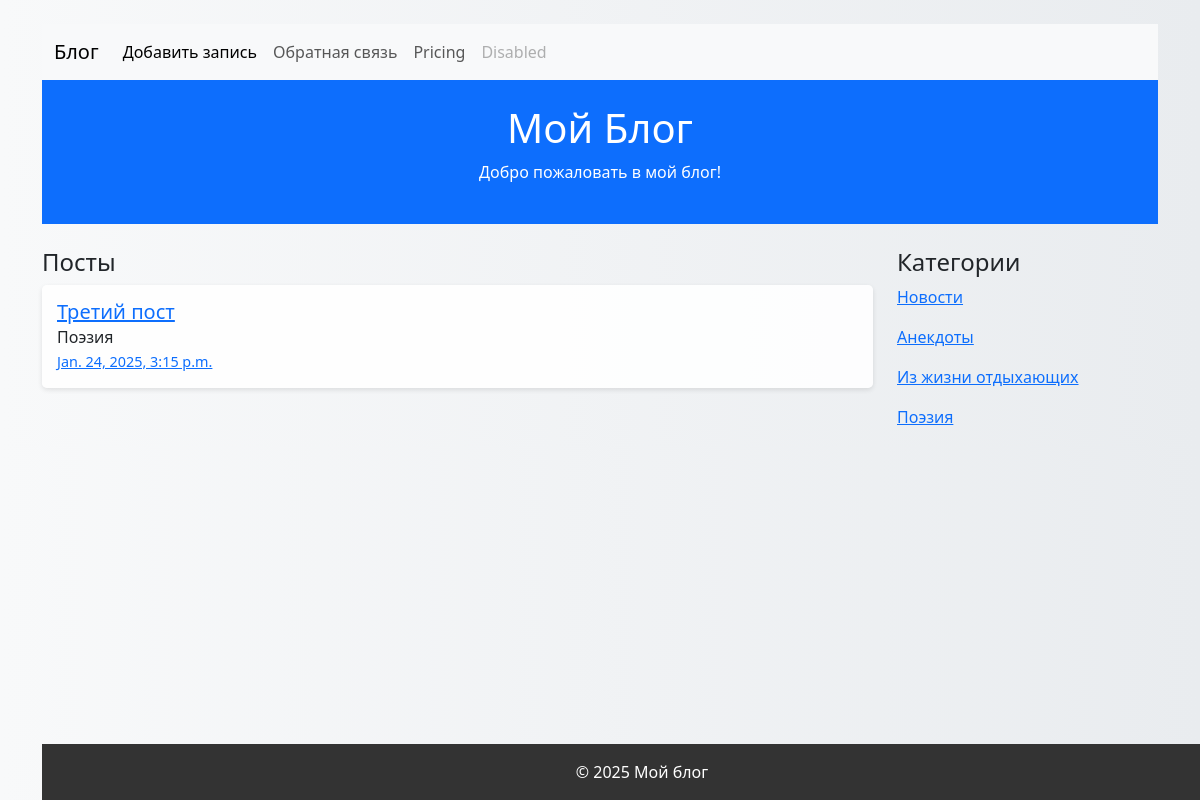
The app's page /?category=4 with its own data.
### core/models.py (models this page shows, shortened)
class Post(models.Model):
     title = models.CharField(max_length=255, verbose_name='Заголовок')
     text = models.TextField(max_length=255, verbose_name='Текст')
     created_date = models.DateTimeField(auto_now_add=True, verbose_name='Дата создания')
     category = models.ForeignKey(PostCategory, blank=True, null=True, on_delete=models.SET_NULL, verbose_name='Категория')
     class Meta:
        verbose_name = 'Пост'
        verbose_name_plural = 'Посты'
        ordering = ['-created_date']

class PostCategory(models.Model):
    title = models.CharField(max_length=255, verbose_name='Название')
    class Meta:
        verbose_name = 'Категория'
        verbose_name_plural = 'Категории'
    def __str__(self):
        return self.title

### core/views.py (the view)
# urls.py: path('', views.main, name='main'),
def main (request):
    posts = Post.objects.all()
    category = request.GET.get('category')
    if category:
        posts = posts.filter(category__id=category)
    categories = PostCategory.objects.all()
    return render(request, 'index.html', {'posts': posts, 'categories': categories})

### templates/index.html
{% extends 'base.html' %}
{% block content %}
<div class="row mt-4">
        <div class="col-md-9">
            <h4>Посты</h4>
            {% for post in posts %}
            <div class="list-group">
                <div class="post-item">
                    <h5 class="mb-1"><a href="{% url 'post_detail' post.id %}">{{post.title}}</a></h5>
                    <h6 class="mb-1">
                        {% if post.category %}
                         {{post.category}}
                        {% endif %}
                    </h6>
                    <div class="post-date"><a href="{% url 'post_detail' post.id %}">{{post.created_date}}</a></div>
                </div>
            </div>
            {% endfor %}
        </div>
        <div class="col-md-3">
            <h4>Категории</h4>
            {% for category in categories %}
            <p><a href="?category={{ category.id }}">{{ category.title}}</a></p>
            {% endfor %}
        </div>
</div>
{% endblock %}

### templates/base.html (style rules this page uses)
body { background: linear-gradient(to right, #f8f9fa, #e9ecef); }
.post-item { background: rgba(255, 255, 255, 0.9); border-radius: 5px; padding: 15px; margin-bottom: 15px; box-shadow: 0 2px 5px rgba(0, 0, 0, 0.1); }
.post-date { font-size: 0.9em; color: #6c757d; }

### records on screen
Post: title "Третий пост", category "Поэзия", created_date "Jan. 24, 2025, 3:15 p.m."
PostCategory: title "Новости"
PostCategory: title "Анекдоты"
PostCategory: title "Из жизни отдыхающих"
PostCategory: title "Поэзия"
